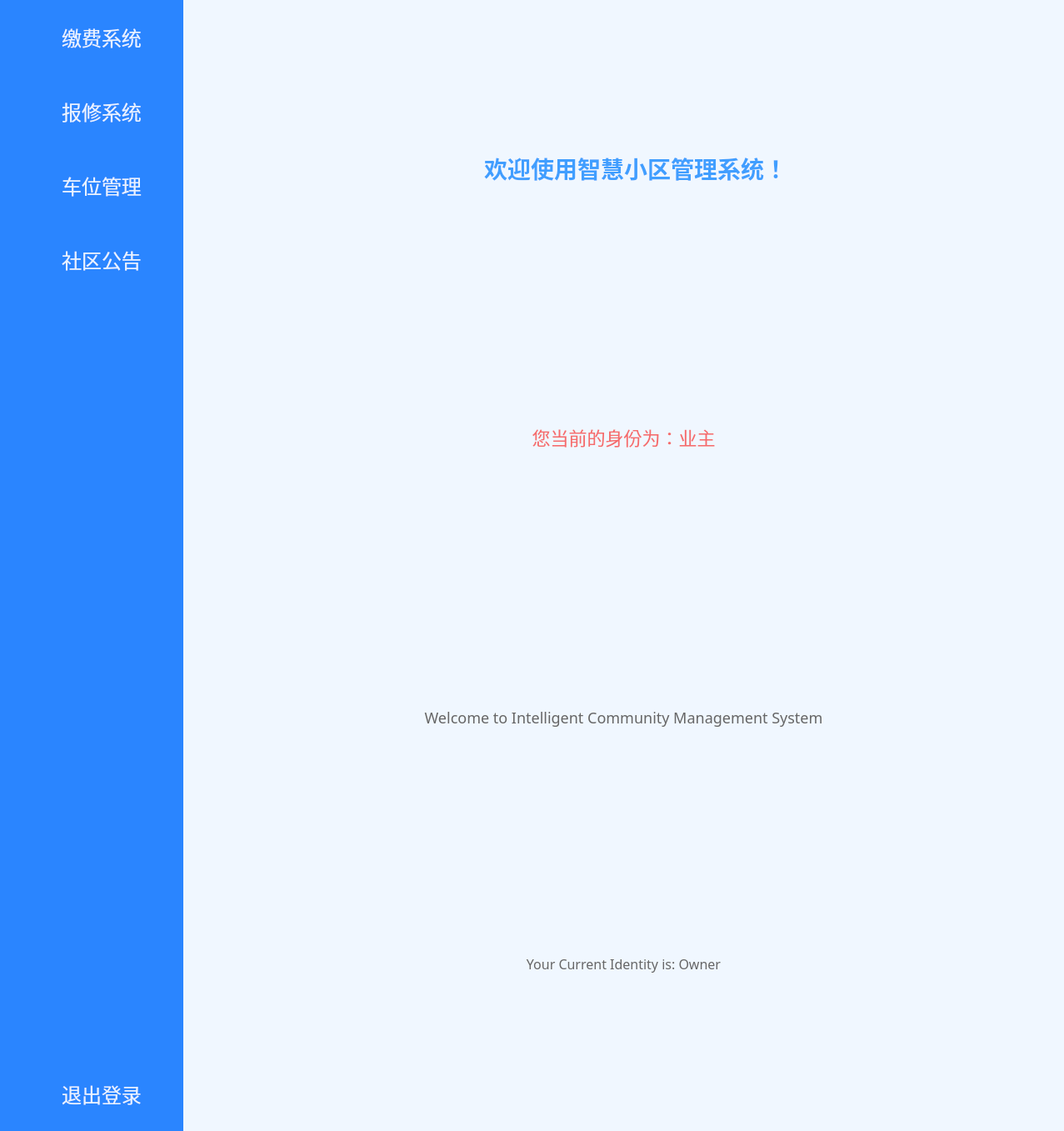
<?xml version="1.0" encoding="UTF-8"?>
<ui version="4.0">
 <class>Owner</class>
 <widget class="QWidget" name="Owner">
  <property name="geometry">
   <rect>
    <x>0</x>
    <y>0</y>
    <width>1277</width>
    <height>1357</height>
   </rect>
  </property>
  <property name="minimumSize">
   <size>
    <width>0</width>
    <height>0</height>
   </size>
  </property>
  <property name="windowTitle">
   <string>Form</string>
  </property>
  <property name="styleSheet">
   <string notr="true">/* 主窗口样式 - 统一浅蓝色背景 */
QWidget#Owner {
    background-color: #f0f7ff;
    padding: 15px;
}

/* 左侧侧边栏容器 - 降低饱和度的蓝色 */
QWidget#widget {
    background-color: #4080ff; /* 降低饱和度的蓝色 */
    border-radius: 8px 0 0 8px;
    padding: 20px 0;
    box-shadow: 2px 0 8px rgba(64, 128, 255, 0.15); /* 调整阴影颜色与侧边栏匹配 */
}
QWidget#widget {
    background-color: #2A85FF;
    border-radius: 12px 0 0 12px;
    padding: 30px 0;
    min-width: 220px; 
    max-width: 220px;
}

/* 侧边栏工具按钮 - 与侧边栏同宽且保持圆角 */
QWidget#widget QToolButton {
    border: none;
    background-color: transparent;
    color: rgba(255, 255, 255, 0.9);
    min-height: 80px;
    width: 150px;
    font-family: &quot;微软雅黑&quot;, &quot;Microsoft YaHei UI&quot;;
    font-size: 24px;
    text-align: left;
    padding-left: 25px;
    margin: 3px 5px;
    border-radius: 6px;
    transition: all 0.2s;
min-width: 180px; 
    max-width: 180px;
}

QWidget#widget QToolButton::icon {
    width: 24px;
    height: 24px;
    margin-right: 10px;
    filter: brightness(100);
}

QWidget#widget QToolButton:hover {
    background-color: rgba(255, 255, 255, 0.15);
    padding-left: 27px;
}

QWidget#widget QToolButton:checked {
    background-color: white;
    color: #4080ff; /* 选中状态文字颜色与侧边栏匹配 */
    font-weight: 500;
    padding-left: 23px;
}

/* 按钮样式 - 统一蓝色主题 */
QPushButton {
    background-color: #165dff; /* 保持原主按钮颜色不变，突出重点操作 */
    color: white;
    border: none;
    border-radius: 6px;
    padding: 12px 22px;
    font-family: &quot;微软雅黑&quot;, &quot;Microsoft YaHei UI&quot;;
    font-size: 17px;
    min-height: 50px;
    min-width: 110px;
    transition: all 0.2s;
}

QPushButton:hover {
    background-color: #4080ff; /* 悬停时与侧边栏颜色一致 */
    box-shadow: 0 3px 8px rgba(22, 93, 255, 0.25);
}

QPushButton:pressed {
    background-color: #0e42d2;
    transform: translateY(1px);
}

/* 次要按钮 - 浅蓝色背景 */
QPushButton#pushButton_2, QPushButton#pushButton_4, QPushButton#pushButton_6 {
    background-color: #e8f3ff;
    color: #4080ff; /* 次要按钮文字颜色与侧边栏匹配 */
    border: 1px solid #c9e0ff;
}

QPushButton#pushButton_2:hover, QPushButton#pushButton_4:hover, QPushButton#pushButton_6:hover {
    background-color: #d6eaff;
    box-shadow: 0 3px 8px rgba(64, 128, 255, 0.15);
}

/* 标签样式 - 层次分明 */
QLabel {
    font-family: &quot;微软雅黑&quot;, &quot;Microsoft YaHei UI&quot;;
    font-size: 17px;
    color: #333;
    padding: 8px 0;
}

QLabel[text=&quot;故障报修&quot;], QLabel[text=&quot;维修进度查询&quot;], QLabel[text=&quot;维修记录与评价&quot;],
QLabel[text=&quot;我的车位&quot;], QLabel[text=&quot;申请车位&quot;], QLabel[text=&quot;空闲车位查询&quot;],
QLabel[text=&quot;车辆识别&quot;], QLabel[text=&quot;业主id&quot;], QLabel[text=&quot;故障反馈&quot;],
QLabel[text=&quot;维修记录&quot;], QLabel[text=&quot;业主姓名&quot;], QLabel[text=&quot;车位申请记录&quot;] {
    font-weight: bold;
    color: #4080ff; /* 标题文字颜色与侧边栏匹配 */
    font-size: 19px;
    margin: 10px 0;
}

/* 输入框样式 - 蓝色边框与交互 */
QLineEdit {
    font-family: &quot;微软雅黑&quot;, &quot;Microsoft YaHei UI&quot;;
    font-size: 17px;
    border: 1px solid #b9d4ff;
    border-radius: 6px;
    padding: 12px 15px;
    background-color: white;
    min-height: 50px;
    min-width: 200px;
}

QLineEdit:focus {
    border-color: #69b1ff;
    outline: none;
    box-shadow: 0 0 0 3px rgba(105, 177, 255, 0.2);
}

/* 文本编辑框 - 与输入框统一风格 */
QTextEdit {
    font-family: &quot;微软雅黑&quot;, &quot;Microsoft YaHei UI&quot;;
    font-size: 17px;
    border: 1px solid #b9d4ff;
    border-radius: 6px;
    padding: 12px;
    background-color: white;
    min-height: 150px;
}

QTextEdit:focus {
    border-color: #69b1ff;
    box-shadow: 0 0 0 3px rgba(105, 177, 255, 0.2);
}

/* 表格视图 - 浅蓝色背景与蓝色边框 */
QTableView {
    gridline-color: #e0e0e0;
    border: 1px solid #b9d4ff;
    border-radius: 6px;
    font-family: &quot;微软雅黑&quot;, &quot;Microsoft YaHei UI&quot;;
    font-size: 17px;
    background-color: white;
    min-height: 280px;
    min-width: 550px;
    padding: 6px;
}

QTableView::item {
    padding: 14px 16px;
    border-bottom: 1px solid #f0f0f0;
    min-height: 50px;
}

QTableView::item:selected {
    background-color: #e8f0fe;
    color: #4080ff; /* 表格选中状态文字颜色与侧边栏匹配 */
    font-weight: 500;
}

QHeaderView::section {
    background-color: #f0f7ff;
    border-bottom: 1px solid #b9d4ff;
    padding: 15px 16px;
    font-weight: bold;
    color: #4080ff; /* 表头文字颜色与侧边栏匹配 */
    font-size: 18px;
    min-height: 55px;
    text-align: left;
}

/* 标签页样式 - 与整体背景协调 */
QTabWidget::pane {
    border: 1px solid #b9d4ff;
    border-radius: 6px;
    background-color: white;
    margin-top: 5px;
    padding: 18px;
}

QTabBar::tab {
    background-color: #f0f7ff;
    border: none;
    border-radius: 6px 6px 0 0;
    padding: 14px 22px;
    font-family: &quot;微软雅黑&quot;, &quot;Microsoft YaHei UI&quot;;
    font-size: 17px;
    margin-right: 5px;
    min-width: 130px;
    min-height: 45px;
}

QTabBar::tab:selected {
    background-color: white;
    border-top: 3px solid #4080ff; /* 选中标签页边框颜色与侧边栏匹配 */
}

QTabBar::tab:hover:!selected {
    background-color: #e6f2ff;
}

/* 滚动条样式 - 蓝色主题 */
QScrollBar:vertical {
    width: 14px;
    margin: 6px 0;
}

QScrollBar:horizontal {
    height: 14px;
    margin: 0 6px;
}

QScrollBar::handle {
    background-color: #b9d4ff;
    border-radius: 7px;
    min-height: 35px;
    min-width: 35px;
}

QScrollBar::handle:hover {
    background-color: #69b1ff;
}

/* 布局间距 - 优化空白区域 */
QGridLayout, QHBoxLayout, QVBoxLayout {
    spacing: 15px;
    margin: 12px;
}

/* 进度指示器图标 - 增大尺寸 */
QLabel[styleSheet*=&quot;border-image: url(:/qt6/diamond2.png)&quot;] {
    width: 28px;
    height: 28px;
}

QLabel[styleSheet*=&quot;border-image: url(:/qt6/arrow.png)&quot;],
QLabel[styleSheet*=&quot;border-image: url(:/qt6/rightarrow.png)&quot;] {
    font-size: 20px;
}</string>
  </property>
  <layout class="QGridLayout" name="gridLayout">
   <property name="leftMargin">
    <number>0</number>
   </property>
   <property name="topMargin">
    <number>0</number>
   </property>
   <property name="rightMargin">
    <number>0</number>
   </property>
   <property name="bottomMargin">
    <number>0</number>
   </property>
   <property name="spacing">
    <number>0</number>
   </property>
   <item row="0" column="0">
    <widget class="QWidget" name="widget" native="true">
     <property name="sizePolicy">
      <sizepolicy hsizetype="Preferred" vsizetype="Expanding">
       <horstretch>0</horstretch>
       <verstretch>0</verstretch>
      </sizepolicy>
     </property>
     <property name="minimumSize">
      <size>
       <width>220</width>
       <height>0</height>
      </size>
     </property>
     <property name="maximumSize">
      <size>
       <width>220</width>
       <height>16777215</height>
      </size>
     </property>
     <property name="styleSheet">
      <string notr="true"/>
     </property>
     <layout class="QGridLayout" name="gridLayout_6">
      <property name="leftMargin">
       <number>0</number>
      </property>
      <property name="topMargin">
       <number>0</number>
      </property>
      <property name="rightMargin">
       <number>0</number>
      </property>
      <property name="bottomMargin">
       <number>0</number>
      </property>
      <property name="spacing">
       <number>0</number>
      </property>
      <item row="0" column="0">
       <layout class="QVBoxLayout" name="verticalLayout">
        <property name="spacing">
         <number>0</number>
        </property>
        <item>
         <widget class="QToolButton" name="toolButton_4">
          <property name="sizePolicy">
           <sizepolicy hsizetype="Expanding" vsizetype="Fixed">
            <horstretch>0</horstretch>
            <verstretch>0</verstretch>
           </sizepolicy>
          </property>
          <property name="minimumSize">
           <size>
            <width>215</width>
            <height>86</height>
           </size>
          </property>
          <property name="maximumSize">
           <size>
            <width>185</width>
            <height>16777215</height>
           </size>
          </property>
          <property name="mouseTracking">
           <bool>true</bool>
          </property>
          <property name="tabletTracking">
           <bool>false</bool>
          </property>
          <property name="contextMenuPolicy">
           <enum>Qt::ContextMenuPolicy::NoContextMenu</enum>
          </property>
          <property name="layoutDirection">
           <enum>Qt::LayoutDirection::LeftToRight</enum>
          </property>
          <property name="styleSheet">
           <string notr="true"/>
          </property>
          <property name="text">
           <string>缴费系统</string>
          </property>
          <property name="icon">
           <iconset>
            <normaloff>:/02.png</normaloff>:/02.png</iconset>
          </property>
          <property name="checkable">
           <bool>true</bool>
          </property>
          <property name="checked">
           <bool>false</bool>
          </property>
          <property name="toolButtonStyle">
           <enum>Qt::ToolButtonStyle::ToolButtonTextOnly</enum>
          </property>
          <property name="autoRaise">
           <bool>false</bool>
          </property>
          <attribute name="buttonGroup">
           <string notr="true">buttonGroup</string>
          </attribute>
         </widget>
        </item>
        <item>
         <widget class="QToolButton" name="toolButton_6">
          <property name="sizePolicy">
           <sizepolicy hsizetype="Expanding" vsizetype="Fixed">
            <horstretch>0</horstretch>
            <verstretch>0</verstretch>
           </sizepolicy>
          </property>
          <property name="minimumSize">
           <size>
            <width>215</width>
            <height>86</height>
           </size>
          </property>
          <property name="maximumSize">
           <size>
            <width>185</width>
            <height>16777215</height>
           </size>
          </property>
          <property name="font">
           <font>
            <family>微软雅黑</family>
            <pointsize>-1</pointsize>
           </font>
          </property>
          <property name="styleSheet">
           <string notr="true"/>
          </property>
          <property name="text">
           <string>报修系统</string>
          </property>
          <property name="icon">
           <iconset>
            <normaloff>:/03.png</normaloff>:/03.png</iconset>
          </property>
          <property name="checkable">
           <bool>true</bool>
          </property>
          <property name="checked">
           <bool>false</bool>
          </property>
          <property name="toolButtonStyle">
           <enum>Qt::ToolButtonStyle::ToolButtonTextOnly</enum>
          </property>
          <attribute name="buttonGroup">
           <string notr="true">buttonGroup</string>
          </attribute>
         </widget>
        </item>
        <item>
         <widget class="QToolButton" name="toolButton_5">
          <property name="sizePolicy">
           <sizepolicy hsizetype="Expanding" vsizetype="Fixed">
            <horstretch>0</horstretch>
            <verstretch>0</verstretch>
           </sizepolicy>
          </property>
          <property name="minimumSize">
           <size>
            <width>215</width>
            <height>86</height>
           </size>
          </property>
          <property name="maximumSize">
           <size>
            <width>185</width>
            <height>16777215</height>
           </size>
          </property>
          <property name="styleSheet">
           <string notr="true"/>
          </property>
          <property name="text">
           <string>车位管理</string>
          </property>
          <property name="icon">
           <iconset>
            <normaloff>:/01.png</normaloff>:/01.png</iconset>
          </property>
          <property name="checkable">
           <bool>true</bool>
          </property>
          <property name="checked">
           <bool>false</bool>
          </property>
          <property name="toolButtonStyle">
           <enum>Qt::ToolButtonStyle::ToolButtonTextOnly</enum>
          </property>
          <attribute name="buttonGroup">
           <string notr="true">buttonGroup</string>
          </attribute>
         </widget>
        </item>
        <item>
         <widget class="QToolButton" name="toolButton_7">
          <property name="minimumSize">
           <size>
            <width>215</width>
            <height>86</height>
           </size>
          </property>
          <property name="text">
           <string>社区公告</string>
          </property>
          <property name="checkable">
           <bool>true</bool>
          </property>
          <attribute name="buttonGroup">
           <string notr="true">buttonGroup</string>
          </attribute>
         </widget>
        </item>
        <item>
         <spacer name="verticalSpacer">
          <property name="orientation">
           <enum>Qt::Orientation::Vertical</enum>
          </property>
          <property name="sizeHint" stdset="0">
           <size>
            <width>20</width>
            <height>40</height>
           </size>
          </property>
         </spacer>
        </item>
        <item>
         <widget class="QToolButton" name="toolButton">
          <property name="minimumSize">
           <size>
            <width>215</width>
            <height>86</height>
           </size>
          </property>
          <property name="text">
           <string>退出登录</string>
          </property>
         </widget>
        </item>
       </layout>
      </item>
     </layout>
    </widget>
   </item>
   <item row="0" column="1">
    <widget class="QStackedWidget" name="stackedWidget">
     <property name="sizePolicy">
      <sizepolicy hsizetype="Expanding" vsizetype="Preferred">
       <horstretch>0</horstretch>
       <verstretch>0</verstretch>
      </sizepolicy>
     </property>
     <property name="currentIndex">
      <number>0</number>
     </property>
     <widget class="QWidget" name="none_page_2">
      <layout class="QGridLayout" name="gridLayout_14">
       <item row="0" column="0">
        <widget class="QWidget" name="widget_5" native="true">
         <property name="font">
          <font>
           <family>黑体</family>
           <pointsize>36</pointsize>
          </font>
         </property>
         <property name="styleSheet">
          <string notr="true">/* 系统标题：一级强调 */
#label_title {
    font-family: &quot;Microsoft YaHei&quot;, sans-serif; /* 优先用微软雅黑，无则用系统 sans-serif */
    font-size: 28px; /* 较大字号突出标题 */
    font-weight: bold; /* 加粗 */
    color: #409EFF; /* 浅蓝色，呼应左侧导航栏 */
    text-align: center; /* 水平居中 */
    padding-top: 50px; /* 与顶部间距，可按需调整 */
}

/* 身份提示：二级强调（红色突出身份） */
#label_identity {
    font-family: &quot;Microsoft YaHei&quot;, sans-serif;
    font-size: 22px; /* 稍大字号 */
    color: #F56C6C; /* 红色，强调身份 */
    text-align: center;
    padding-top: 30px; /* 与标题间距 */
}

/* 英文欢迎：补充说明（弱化处理） */
#label_welcome_en {
    font-family: &quot;Microsoft YaHei&quot;, sans-serif;
    font-size: 18px; /* 小字号 */
    color: #666666; /* 深灰色，弱化但可读 */
    text-align: center;
    padding-top: 40px; /* 与身份提示间距 */
}

/* 英文身份：补充说明（弱化处理） */
#label_identity_en {
    font-family: &quot;Microsoft YaHei&quot;, sans-serif;
    font-size: 16px; /* 小字号 */
    color: #666666; /* 深灰色 */
    text-align: center;
    padding-top: 10px; /* 与上方英文间距 */
    padding-bottom: 50px; /* 与底部间距，平衡界面 */
}</string>
         </property>
         <layout class="QGridLayout" name="gridLayout_13">
          <item row="0" column="0">
           <widget class="QLabel" name="label_title">
            <property name="palette">
             <palette>
              <active>
               <colorrole role="WindowText">
                <brush brushstyle="SolidPattern">
                 <color alpha="255">
                  <red>0</red>
                  <green>170</green>
                  <blue>255</blue>
                 </color>
                </brush>
               </colorrole>
               <colorrole role="Text">
                <brush brushstyle="SolidPattern">
                 <color alpha="255">
                  <red>64</red>
                  <green>158</green>
                  <blue>255</blue>
                 </color>
                </brush>
               </colorrole>
               <colorrole role="ButtonText">
                <brush brushstyle="SolidPattern">
                 <color alpha="255">
                  <red>64</red>
                  <green>158</green>
                  <blue>255</blue>
                 </color>
                </brush>
               </colorrole>
               <colorrole role="PlaceholderText">
                <brush brushstyle="SolidPattern">
                 <color alpha="128">
                  <red>64</red>
                  <green>158</green>
                  <blue>255</blue>
                 </color>
                </brush>
               </colorrole>
              </active>
              <inactive>
               <colorrole role="WindowText">
                <brush brushstyle="SolidPattern">
                 <color alpha="255">
                  <red>0</red>
                  <green>170</green>
                  <blue>255</blue>
                 </color>
                </brush>
               </colorrole>
               <colorrole role="Text">
                <brush brushstyle="SolidPattern">
                 <color alpha="255">
                  <red>64</red>
                  <green>158</green>
                  <blue>255</blue>
                 </color>
                </brush>
               </colorrole>
               <colorrole role="ButtonText">
                <brush brushstyle="SolidPattern">
                 <color alpha="255">
                  <red>64</red>
                  <green>158</green>
                  <blue>255</blue>
                 </color>
                </brush>
               </colorrole>
               <colorrole role="PlaceholderText">
                <brush brushstyle="SolidPattern">
                 <color alpha="128">
                  <red>64</red>
                  <green>158</green>
                  <blue>255</blue>
                 </color>
                </brush>
               </colorrole>
              </inactive>
              <disabled>
               <colorrole role="WindowText">
                <brush brushstyle="SolidPattern">
                 <color alpha="255">
                  <red>120</red>
                  <green>120</green>
                  <blue>120</blue>
                 </color>
                </brush>
               </colorrole>
               <colorrole role="Text">
                <brush brushstyle="SolidPattern">
                 <color alpha="255">
                  <red>64</red>
                  <green>158</green>
                  <blue>255</blue>
                 </color>
                </brush>
               </colorrole>
               <colorrole role="ButtonText">
                <brush brushstyle="SolidPattern">
                 <color alpha="255">
                  <red>64</red>
                  <green>158</green>
                  <blue>255</blue>
                 </color>
                </brush>
               </colorrole>
               <colorrole role="PlaceholderText">
                <brush brushstyle="SolidPattern">
                 <color alpha="128">
                  <red>64</red>
                  <green>158</green>
                  <blue>255</blue>
                 </color>
                </brush>
               </colorrole>
              </disabled>
             </palette>
            </property>
            <property name="font">
             <font>
              <family>Microsoft YaHei</family>
              <pointsize>-1</pointsize>
              <bold>true</bold>
             </font>
            </property>
            <property name="text">
             <string>    欢迎使用智慧小区管理系统！</string>
            </property>
            <property name="alignment">
             <set>Qt::AlignmentFlag::AlignCenter</set>
            </property>
           </widget>
          </item>
          <item row="1" column="0">
           <widget class="QLabel" name="label_identity">
            <property name="palette">
             <palette>
              <active>
               <colorrole role="WindowText">
                <brush brushstyle="SolidPattern">
                 <color alpha="255">
                  <red>255</red>
                  <green>0</green>
                  <blue>0</blue>
                 </color>
                </brush>
               </colorrole>
               <colorrole role="Text">
                <brush brushstyle="SolidPattern">
                 <color alpha="255">
                  <red>245</red>
                  <green>108</green>
                  <blue>108</blue>
                 </color>
                </brush>
               </colorrole>
               <colorrole role="ButtonText">
                <brush brushstyle="SolidPattern">
                 <color alpha="255">
                  <red>245</red>
                  <green>108</green>
                  <blue>108</blue>
                 </color>
                </brush>
               </colorrole>
               <colorrole role="PlaceholderText">
                <brush brushstyle="SolidPattern">
                 <color alpha="128">
                  <red>245</red>
                  <green>108</green>
                  <blue>108</blue>
                 </color>
                </brush>
               </colorrole>
              </active>
              <inactive>
               <colorrole role="WindowText">
                <brush brushstyle="SolidPattern">
                 <color alpha="255">
                  <red>255</red>
                  <green>0</green>
                  <blue>0</blue>
                 </color>
                </brush>
               </colorrole>
               <colorrole role="Text">
                <brush brushstyle="SolidPattern">
                 <color alpha="255">
                  <red>245</red>
                  <green>108</green>
                  <blue>108</blue>
                 </color>
                </brush>
               </colorrole>
               <colorrole role="ButtonText">
                <brush brushstyle="SolidPattern">
                 <color alpha="255">
                  <red>245</red>
                  <green>108</green>
                  <blue>108</blue>
                 </color>
                </brush>
               </colorrole>
               <colorrole role="PlaceholderText">
                <brush brushstyle="SolidPattern">
                 <color alpha="128">
                  <red>245</red>
                  <green>108</green>
                  <blue>108</blue>
                 </color>
                </brush>
               </colorrole>
              </inactive>
              <disabled>
               <colorrole role="WindowText">
                <brush brushstyle="SolidPattern">
                 <color alpha="255">
                  <red>120</red>
                  <green>120</green>
                  <blue>120</blue>
                 </color>
                </brush>
               </colorrole>
               <colorrole role="Text">
                <brush brushstyle="SolidPattern">
                 <color alpha="255">
                  <red>245</red>
                  <green>108</green>
                  <blue>108</blue>
                 </color>
                </brush>
               </colorrole>
               <colorrole role="ButtonText">
                <brush brushstyle="SolidPattern">
                 <color alpha="255">
                  <red>245</red>
                  <green>108</green>
                  <blue>108</blue>
                 </color>
                </brush>
               </colorrole>
               <colorrole role="PlaceholderText">
                <brush brushstyle="SolidPattern">
                 <color alpha="128">
                  <red>245</red>
                  <green>108</green>
                  <blue>108</blue>
                 </color>
                </brush>
               </colorrole>
              </disabled>
             </palette>
            </property>
            <property name="font">
             <font>
              <family>Microsoft YaHei</family>
              <pointsize>-1</pointsize>
             </font>
            </property>
            <property name="text">
             <string>您当前的身份为：业主</string>
            </property>
            <property name="alignment">
             <set>Qt::AlignmentFlag::AlignCenter</set>
            </property>
           </widget>
          </item>
          <item row="2" column="0">
           <widget class="QLabel" name="label_welcome_en">
            <property name="font">
             <font>
              <family>Microsoft YaHei</family>
              <pointsize>-1</pointsize>
             </font>
            </property>
            <property name="text">
             <string>Welcome to Intelligent Community Management System</string>
            </property>
            <property name="alignment">
             <set>Qt::AlignmentFlag::AlignCenter</set>
            </property>
           </widget>
          </item>
          <item row="3" column="0">
           <widget class="QLabel" name="label_identity_en">
            <property name="font">
             <font>
              <family>Microsoft YaHei</family>
              <pointsize>-1</pointsize>
             </font>
            </property>
            <property name="text">
             <string>Your Current Identity is: Owner</string>
            </property>
            <property name="alignment">
             <set>Qt::AlignmentFlag::AlignCenter</set>
            </property>
           </widget>
          </item>
         </layout>
        </widget>
       </item>
      </layout>
     </widget>
     <widget class="QWidget" name="owner_repair_2">
      <layout class="QGridLayout" name="gridLayout_4">
       <property name="leftMargin">
        <number>0</number>
       </property>
       <property name="topMargin">
        <number>0</number>
       </property>
       <property name="rightMargin">
        <number>0</number>
       </property>
       <property name="bottomMargin">
        <number>0</number>
       </property>
       <property name="spacing">
        <number>0</number>
       </property>
       <item row="0" column="0">
        <widget class="QTabWidget" name="tabWidget_3">
         <property name="currentIndex">
          <number>1</number>
         </property>
         <widget class="QWidget" name="tab_8">
          <attribute name="title">
           <string>故障报修</string>
          </attribute>
          <layout class="QGridLayout" name="gridLayout_8">
           <property name="leftMargin">
            <number>0</number>
           </property>
           <property name="topMargin">
            <number>0</number>
           </property>
           <property name="rightMargin">
            <number>0</number>
           </property>
           <property name="bottomMargin">
            <number>0</number>
           </property>
           <property name="spacing">
            <number>0</number>
           </property>
           <item row="0" column="0">
            <layout class="QHBoxLayout" name="horizontalLayout_7">
             <item>
              <widget class="QLabel" name="label">
               <property name="styleSheet">
                <string notr="true">QLabel {
    
    font-family: &quot;Microsoft YaHei&quot;;
    font-size: 16px;
	font: 700 16pt &quot;Microsoft YaHei UI&quot;;
}</string>
               </property>
               <property name="text">
                <string>业主id</string>
               </property>
              </widget>
             </item>
             <item>
              <widget class="QLineEdit" name="lineEdit"/>
             </item>
             <item>
              <spacer name="horizontalSpacer_2">
               <property name="orientation">
                <enum>Qt::Orientation::Vertical</enum>
               </property>
               <property name="sizeHint" stdset="0">
                <size>
                 <width>40</width>
                 <height>20</height>
                </size>
               </property>
              </spacer>
             </item>
            </layout>
           </item>
           <item row="1" column="0">
            <widget class="QLabel" name="label_3">
             <property name="styleSheet">
              <string notr="true">QLabel {
    
    font-family: &quot;Microsoft YaHei&quot;;
    font-size: 16px;
	font: 700 16pt &quot;Microsoft YaHei UI&quot;;
}</string>
             </property>
             <property name="text">
              <string>故障反馈</string>
             </property>
            </widget>
           </item>
           <item row="2" column="0">
            <widget class="QTextEdit" name="textEdit"/>
           </item>
           <item row="3" column="0">
            <layout class="QHBoxLayout" name="horizontalLayout">
             <item>
              <widget class="QLabel" name="label_4">
               <property name="text">
                <string>物业热线  xxxx-xxxxxx</string>
               </property>
              </widget>
             </item>
             <item>
              <spacer name="horizontalSpacer">
               <property name="orientation">
                <enum>Qt::Orientation::Vertical</enum>
               </property>
               <property name="sizeHint" stdset="0">
                <size>
                 <width>40</width>
                 <height>20</height>
                </size>
               </property>
              </spacer>
             </item>
             <item>
              <widget class="QPushButton" name="pushButton">
               <property name="text">
                <string>确认反馈</string>
               </property>
              </widget>
             </item>
            </layout>
           </item>
          </layout>
         </widget>
         <widget class="QWidget" name="tab_9">
          <attribute name="title">
           <string>维修流程图</string>
          </attribute>
          <layout class="QGridLayout" name="gridLayout_12">
           <item row="0" column="0">
            <widget class="QLabel" name="label_2">
             <property name="text">
              <string/>
             </property>
             <property name="pixmap">
              <pixmap resource="resource/picture.qrc">:/7f3c2ada0bf4cbcf30fe1b3a22f870f.png</pixmap>
             </property>
             <property name="scaledContents">
              <bool>true</bool>
             </property>
            </widget>
           </item>
          </layout>
         </widget>
         <widget class="QWidget" name="tab_10">
          <attribute name="title">
           <string>维修记录与评价</string>
          </attribute>
          <layout class="QGridLayout" name="gridLayout_9">
           <property name="leftMargin">
            <number>0</number>
           </property>
           <property name="topMargin">
            <number>0</number>
           </property>
           <property name="rightMargin">
            <number>0</number>
           </property>
           <property name="bottomMargin">
            <number>0</number>
           </property>
           <property name="spacing">
            <number>0</number>
           </property>
           <item row="0" column="0">
            <layout class="QHBoxLayout" name="horizontalLayout_2">
             <item>
              <spacer name="horizontalSpacer_3">
               <property name="orientation">
                <enum>Qt::Orientation::Horizontal</enum>
               </property>
               <property name="sizeHint" stdset="0">
                <size>
                 <width>40</width>
                 <height>20</height>
                </size>
               </property>
              </spacer>
             </item>
             <item>
              <widget class="QPushButton" name="pushButton_3">
               <property name="text">
                <string>评价</string>
               </property>
              </widget>
             </item>
            </layout>
           </item>
           <item row="1" column="0">
            <layout class="QHBoxLayout" name="horizontalLayout_8">
             <item>
              <widget class="QLabel" name="label_19">
               <property name="styleSheet">
                <string notr="true">QLabel {
    
    font-family: &quot;Microsoft YaHei&quot;;
    font-size: 16px;
	font: 700 16pt &quot;Microsoft YaHei UI&quot;;
}</string>
               </property>
               <property name="text">
                <string>维修记录</string>
               </property>
              </widget>
             </item>
            </layout>
           </item>
           <item row="2" column="0">
            <widget class="QTableView" name="tableView"/>
           </item>
          </layout>
         </widget>
        </widget>
       </item>
      </layout>
     </widget>
     <widget class="QWidget" name="pay_page_2">
      <layout class="QGridLayout" name="gridLayout_10">
       <property name="leftMargin">
        <number>0</number>
       </property>
       <property name="topMargin">
        <number>0</number>
       </property>
       <property name="rightMargin">
        <number>0</number>
       </property>
       <property name="bottomMargin">
        <number>0</number>
       </property>
       <property name="spacing">
        <number>0</number>
       </property>
       <item row="0" column="0">
        <layout class="QHBoxLayout" name="horizontalLayout_3">
         <item>
          <widget class="QPushButton" name="payButton_2">
           <property name="text">
            <string>去缴费</string>
           </property>
          </widget>
         </item>
        </layout>
       </item>
       <item row="1" column="0">
        <widget class="QTableView" name="tableView_3">
         <property name="styleSheet">
          <string notr="true"/>
         </property>
        </widget>
       </item>
      </layout>
     </widget>
     <widget class="QWidget" name="carfied_page_2">
      <layout class="QGridLayout" name="gridLayout_2">
       <property name="leftMargin">
        <number>0</number>
       </property>
       <property name="topMargin">
        <number>0</number>
       </property>
       <property name="rightMargin">
        <number>0</number>
       </property>
       <property name="bottomMargin">
        <number>0</number>
       </property>
       <property name="spacing">
        <number>0</number>
       </property>
       <item row="0" column="0">
        <widget class="QTabWidget" name="tabWidget_4">
         <property name="currentIndex">
          <number>2</number>
         </property>
         <widget class="QWidget" name="tab_11">
          <attribute name="title">
           <string>我的车位</string>
          </attribute>
          <layout class="QGridLayout" name="gridLayout_5">
           <item row="0" column="0">
            <layout class="QHBoxLayout" name="horizontalLayout_5"/>
           </item>
           <item row="1" column="0">
            <widget class="QTableView" name="My_carfiled_tableView">
             <property name="sortingEnabled">
              <bool>false</bool>
             </property>
            </widget>
           </item>
          </layout>
         </widget>
         <widget class="QWidget" name="tab_12">
          <attribute name="title">
           <string>申请车位</string>
          </attribute>
          <layout class="QGridLayout" name="gridLayout_3">
           <item row="0" column="0">
            <widget class="QPushButton" name="checkbutton_2">
             <property name="text">
              <string>申请车位</string>
             </property>
            </widget>
           </item>
           <item row="1" column="0">
            <layout class="QHBoxLayout" name="horizontalLayout_4">
             <item>
              <widget class="QLabel" name="label_20">
               <property name="text">
                <string>车位申请记录</string>
               </property>
              </widget>
             </item>
             <item>
              <spacer name="horizontalSpacer_7">
               <property name="orientation">
                <enum>Qt::Orientation::Horizontal</enum>
               </property>
               <property name="sizeHint" stdset="0">
                <size>
                 <width>40</width>
                 <height>20</height>
                </size>
               </property>
              </spacer>
             </item>
             <item>
              <widget class="QPushButton" name="pushButton_6">
               <property name="text">
                <string>刷新</string>
               </property>
              </widget>
             </item>
            </layout>
           </item>
           <item row="2" column="0">
            <widget class="QTableView" name="carfieldapply_tableView"/>
           </item>
          </layout>
         </widget>
         <widget class="QWidget" name="tab_13">
          <attribute name="title">
           <string>空闲车位查询</string>
          </attribute>
          <layout class="QGridLayout" name="gridLayout_7">
           <property name="rightMargin">
            <number>0</number>
           </property>
           <property name="bottomMargin">
            <number>0</number>
           </property>
           <property name="spacing">
            <number>0</number>
           </property>
           <item row="0" column="0">
            <widget class="QTableView" name="carfieldcheck_tableView"/>
           </item>
          </layout>
         </widget>
        </widget>
       </item>
      </layout>
     </widget>
     <widget class="QWidget" name="announce">
      <layout class="QGridLayout" name="gridLayout_11">
       <item row="0" column="0">
        <widget class="QTableView" name="tableView_2"/>
       </item>
      </layout>
     </widget>
    </widget>
   </item>
  </layout>
 </widget>
 <resources>
  <include location="resource/picture.qrc"/>
 </resources>
 <connections/>
 <buttongroups>
  <buttongroup name="buttonGroup"/>
 </buttongroups>
</ui>
